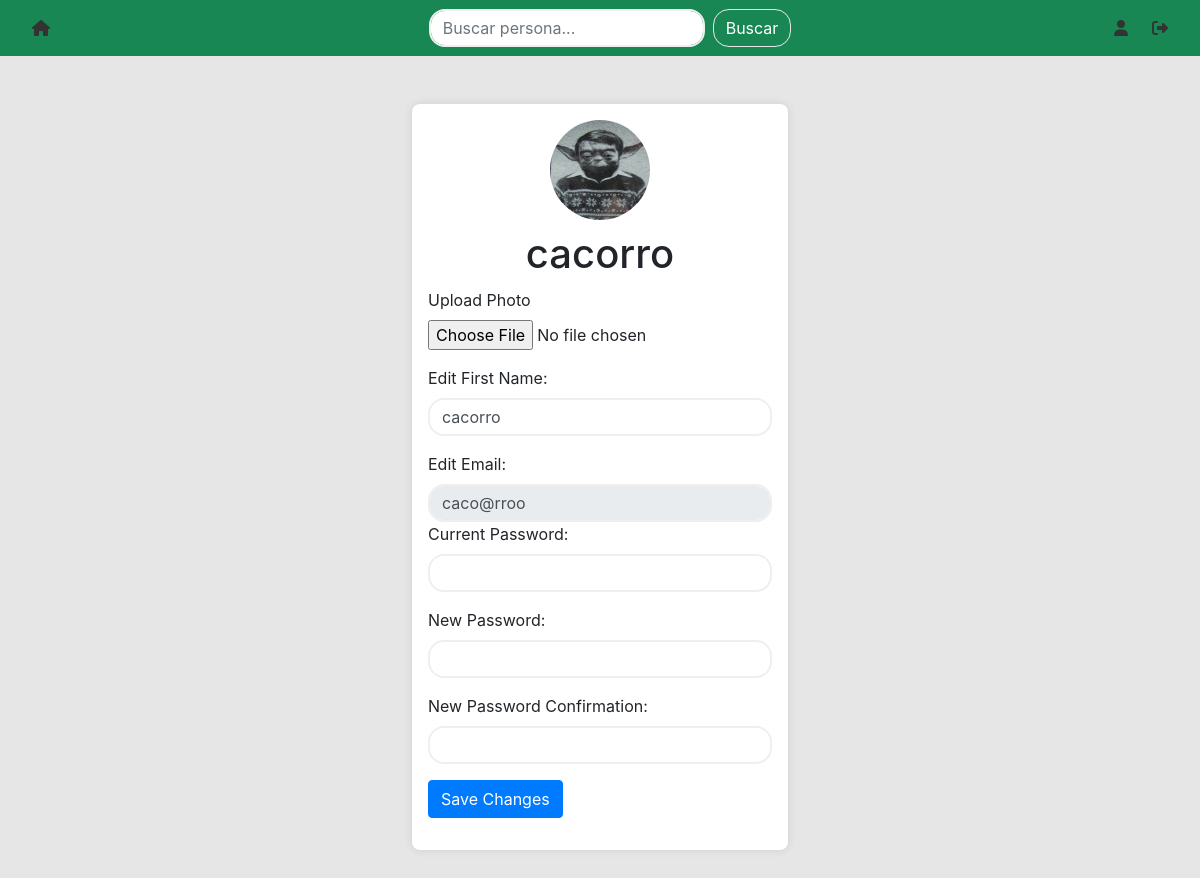
Screenshot of /edit_profile (signed in) with the database file from the repository.
### website/models.py (models this page shows)
class User(db.Model, UserMixin):
    id = db.Column(db.Integer, primary_key=True)
    email = db.Column(db.String(150), unique=True)
    password = db.Column(db.String(150))
    first_name = db.Column(db.String(150))
    notes = db.relationship('Note')
    books = db.relationship('Book', secondary='list')
    reviews = db.relationship('Review')
    photo_path = db.Column(db.String(255))

### website/views.py (the view, shortened to what this page needs)
@views.route('/edit_profile', methods=['GET', 'POST'])
@login_required
def edit_profile():
    return render_template("edit_profile.html", user=current_user)

### website/__init__.py (called while the page is built)
def create_app():
    app = Flask(__name__)
    app.config['SECRET_KEY'] = 'hjshjhdjah kjshkjdhjs'
    app.config['SQLALCHEMY_DATABASE_URI'] = f'sqlite:///{DB_NAME}'
    app.config['UPLOAD_FOLDER'] = './website/static/uploads'
    app.config['ALLOWED_EXTENSIONS'] = {'png', 'jpg', 'jpeg'}
    if not os.path.exists(app.config['UPLOAD_FOLDER']):
        os.makedirs(app.config['UPLOAD_FOLDER'])
    db.init_app(app)
    from .views import views
    from .auth import auth
    app.register_blueprint(views, url_prefix='/')
    app.register_blueprint(auth, url_prefix='/')
    from .models import User, Note
    with app.app_context():
        db.create_all()
    login_manager = LoginManager()
    login_manager.login_view = 'auth.login'
    login_manager.init_app(app)
    @login_manager.user_loader
    def load_user(id):
        return User.query.get(int(id))
    return app

### website/templates/edit_profile.html (shortened to what this page needs)
{% extends "base.html" %}
{% block content %}
<div class="container d-flex justify-content-center align-items-center mt-5 mb-5">
    <div class="profile-container bg-white p-3">
        <div class="profile-header text-center">
            <img src="{{ url_for('static', filename=user.photo_path) }}" alt="User Image" class="user-image img-fluid">
            <div>
                <h1 class="profile-title">{{ user.first_name }}</h1>
            </div>
        </div>
        <div class="profile-info">
            <form action="{{ url_for('auth.profile') }}" method="post" enctype="multipart/form-data">
                <div class="form-group">
                    <label for="picture">Upload Photo</label>
                    <br />
                    <input type="file" id="picture" name="picture">
                </div>
                <div class="form-group">
                    <label for="new_first_name">Edit First Name:</label>
                    <input type="text" class="form-control" id="new_first_name" name="new_first_name" value="{{ user.first_name }}">
                </div>
                <div class="form-group">
                    <label for="new_email" disabled>Edit Email:</label>
                    <input type="email" class="form-control" id="new_email" name="new_email" value="{{ user.email }}" disabled>
                <div class="form-group">
                    <label for="current_password">Current Password:</label>
                    <input type="password" class="form-control" id="current_password" name="current_password" >
                </div>
                <div class="form-group">
                    <label for="new_password">New Password:</label>
                    <input type="password" class="form-control" id="new_password" name="new_password" >
                </div>
                <div class="form-group">
                    <label for="new_password_confirmation">New Password Confirmation:</label>
                    <input type="password" class="form-control" id="new_password_confirmation" name="new_password_confirmation" >
                </div>
                <button type="submit" class="btn btn-primary">Save Changes</button>
            </form>
        </div>
    </div>
</div>
{% endblock %}

### website/templates/base.html (style rules this page uses)
.form-control { border: 2px solid #efefef; border-radius: 16px; margin-right: 8px; }

### website/templates/edit_profile.html (style rules this page uses)
.profile-container { max-width: 600px; box-shadow: 0 0 10px rgba(0,0,0,0.1); border-radius: 8px; }
.profile-title { margin-bottom: 10px; }
.user-image { width: 100px; height: 100px; border-radius: 50%; margin-bottom: 10px; }

### rows the page displays
User: photo_path (picture), first_name "cacorro", new_first_name "cacorro", new_email "caco@rroo"
